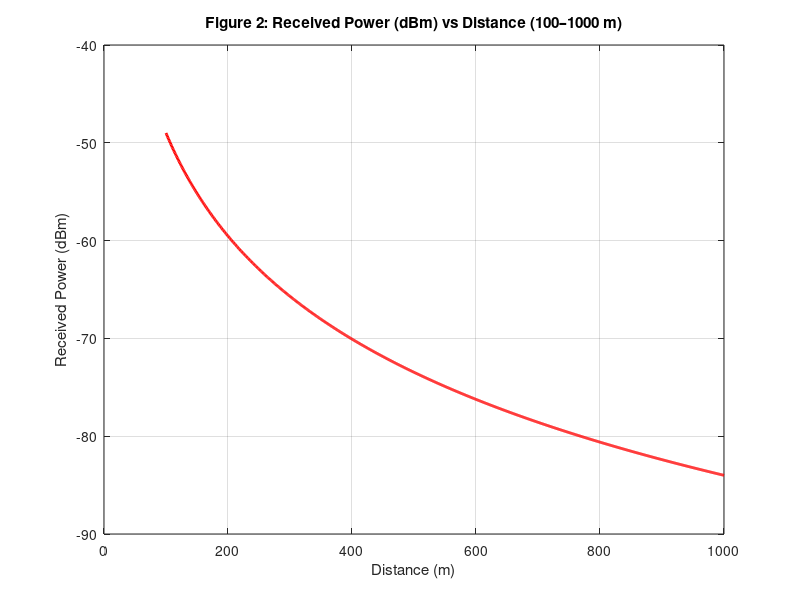
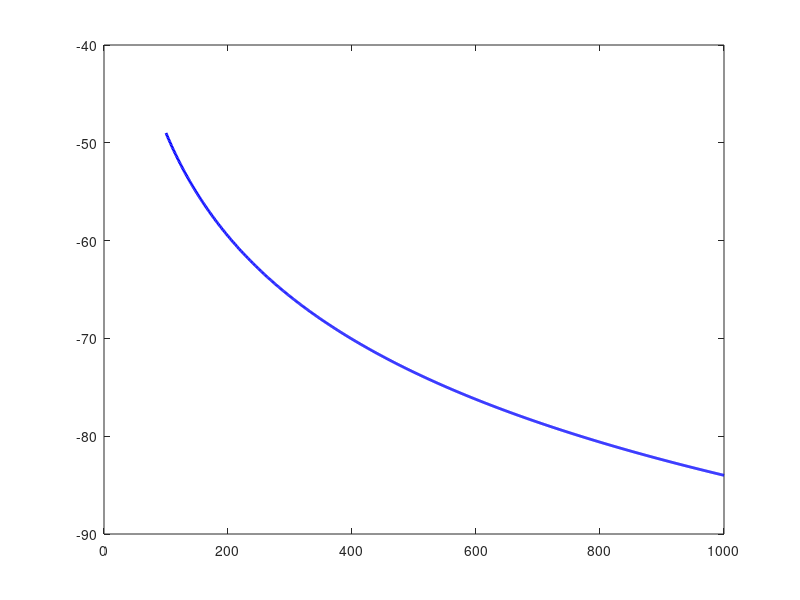

Source code (MATLAB) for these figures, in order: (Note: this script raises an error after producing the figures.)
%% Link Budget Analysis
% Script for Deliverable 2 - File 1
clear; clc; close all;

% --- Parameters ---
Pt = 43;        % Tx Power (dBm)
Gt = 15;        % Tx Antenna Gain (dBi)
Gr = 0;         % Rx Antenna Gain (dBi)
Lf = 2;         % Feeder Loss (dB)
Lc = 1;         % Connector Loss (dB)
Lb = 3;         % Body Loss (dB)
Lp = 10;        % Penetration Loss (dB)
Li = 2;         % Implementation Loss (dB)
Ms = 6;         % Shadowing Margin (dB)
Mf = 3;         % Fast Fading Margin (dB)
Pmin = -100;    % Rx Sensitivity (dBm)
n = 3.5;        % Path Loss Exponent
d0 = 100;       % Reference distance (m)
PL_d0 = 80;     % Reference Path Loss at d0 (dB)
Bc = 200e3;     % Channel Bandwidth (Hz)
NF = 7;         % Noise Figure (dB)

% --- 4.1 EIRP Calculation ---
EIRP = Pt + Gt - Lf - Lc;

% --- 4.2 Total Losses (excluding Path Loss) ---
L_total = Lf + Lc + Lb + Lp + Li + Ms + Mf;

% --- 4.3 Path Loss & Received Power calculation ---
d = 100:1:1000; % Distance from 100m to 1km
PL = PL_d0 + 10*n*log10(d/d0);
Pr = Pt + Gt + Gr - L_total - PL;

% --- 5.1 Noise Floor ---
N_floor = -174 + 10*log10(Bc) + NF;
SNR = Pr(end) - N_floor;

% --- Console Output ---
fprintf('========================================\n');
fprintf('       LINK BUDGET ANALYSIS RESULTS      \n');
fprintf('========================================\n');
fprintf('EIRP:                %.2f dBm\n', EIRP);
fprintf('Total System Loss:   %.2f dB\n', L_total);
fprintf('Path Loss at 1km:    %.2f dB\n', PL(end));
fprintf('Received Power (1km):%.2f dBm\n', Pr(end));
fprintf('Noise Floor:         %.2f dBm\n', N_floor);
fprintf('SNR at Cell Edge:    %.2f dB\n', SNR);
fprintf('Link Margin:         %.2f dB\n', Pr(end) - Pmin);
fprintf('========================================\n');

% --- Plot Figure 2: Received Power vs Distance ---
figure(2);
plot(d, Pr, 'r', 'LineWidth', 2);
xlabel('Distance (m)');
ylabel('Received Power (dBm)');
title('Figure 2: Received Power (dBm) vs Distance (100–1000 m)');
grid on;
saveas(gcf, 'Figure2_Pr_vs_Distance.png');

% --- Plot Figure 3: Coverage Analysis ---
figure(3);
plot(d, Pr, 'b', 'LineWidth', 2); hold on;
yline(N_floor, 'k--', 'Noise Floor (-114 dBm)', 'LabelHorizontalAlignment', 'right');
yline(Pmin, 'r:', 'Rx Sensitivity (-100 dBm)', 'LabelHorizontalAlignment', 'right');
xlabel('Distance (m)');
ylabel('Power Level (dBm)');
title('Figure 3: Noise Floor vs Signal Level vs Distance');
legend('Received Signal (Pr)', 'Noise Floor', 'Receiver Sensitivity');
grid on;
saveas(gcf, 'Figure3_Coverage_Limit.png');
